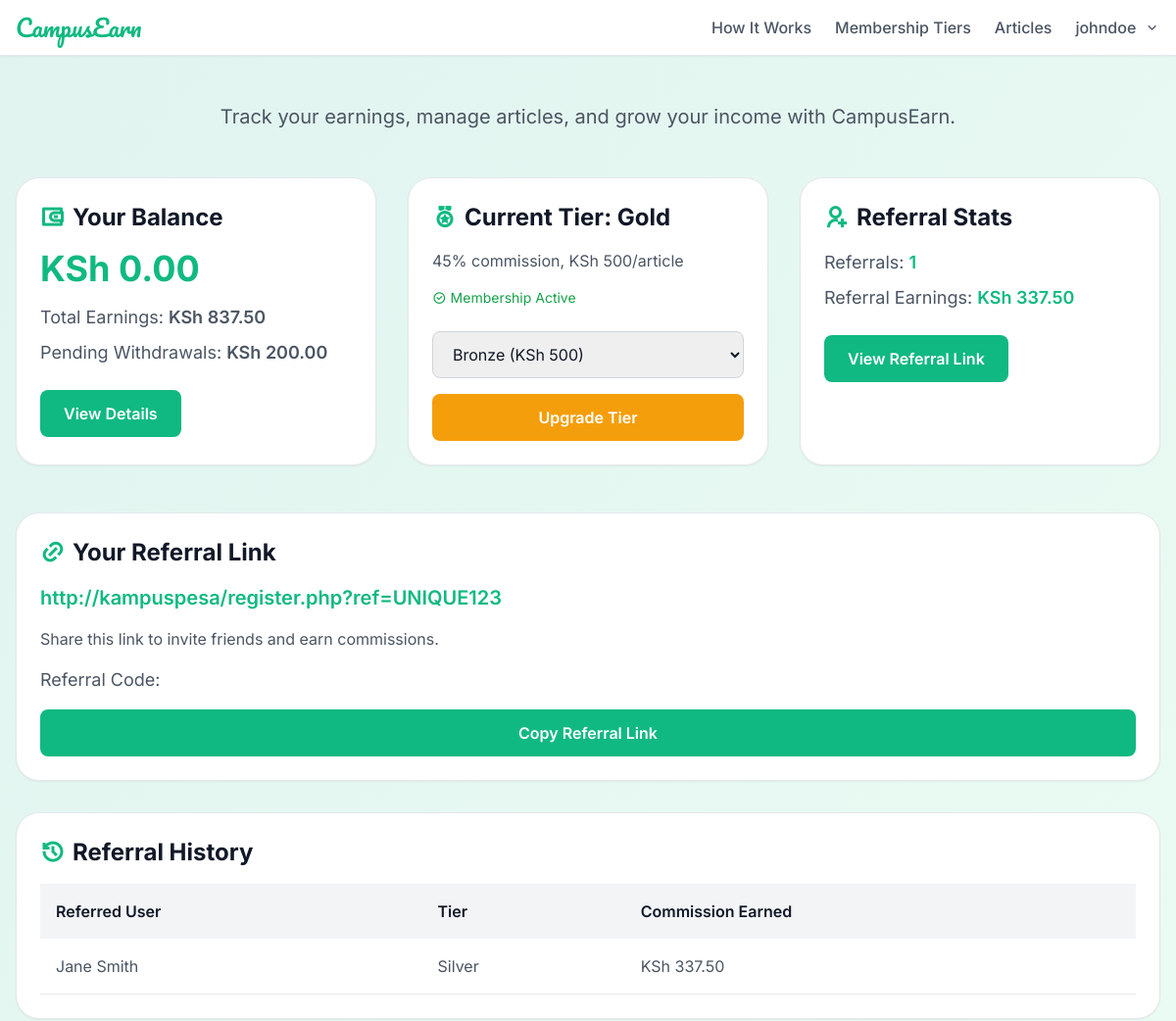
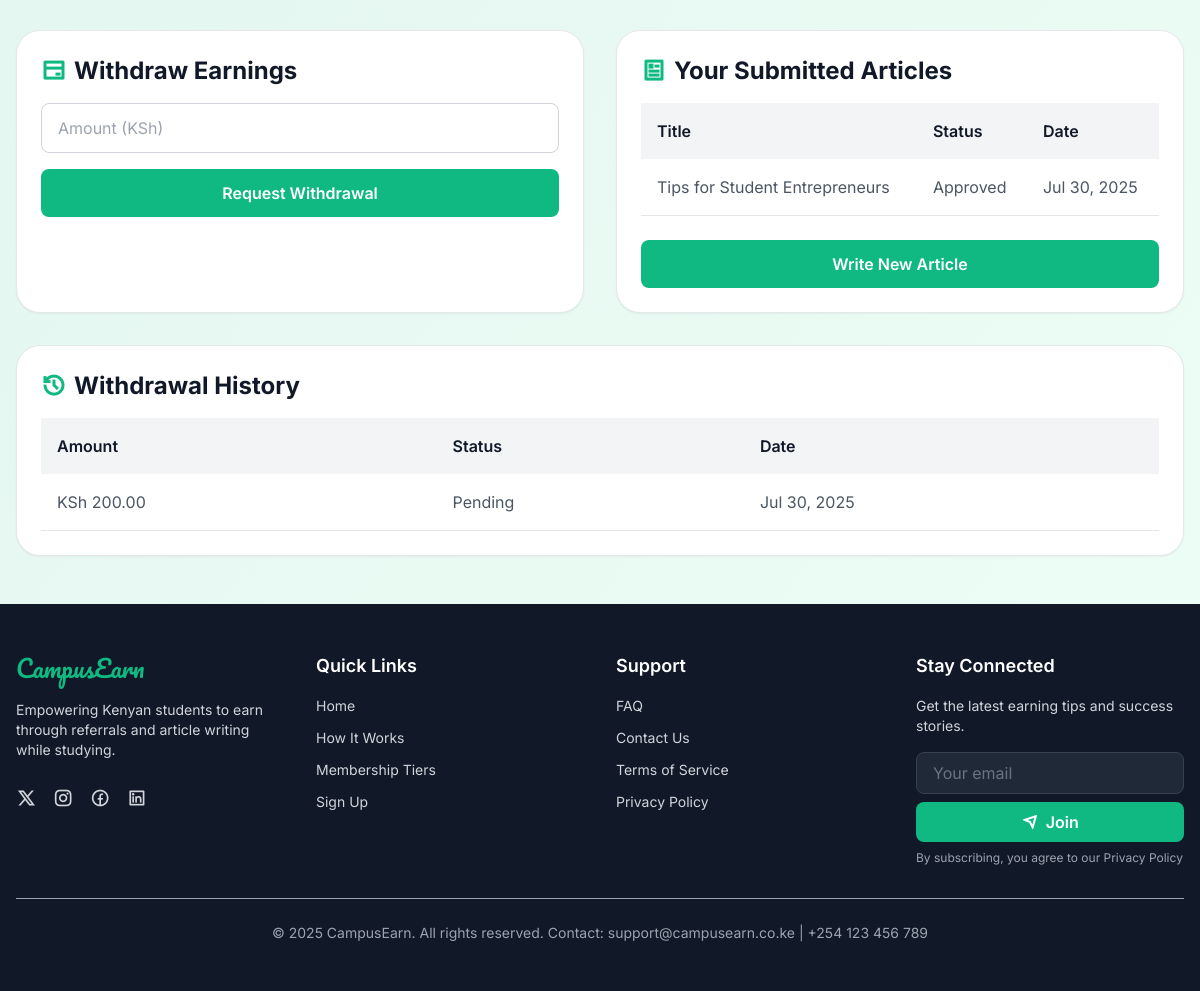
/dashboard.php (signed in), run on the app's committed database (2 pictures, top to bottom).
### tables this page shows
CREATE TABLE users (
    id INT AUTO_INCREMENT PRIMARY KEY,
    full_name VARCHAR(255) NOT NULL,
    username VARCHAR(50) NOT NULL UNIQUE,
    email VARCHAR(255) NOT NULL UNIQUE,
    phone VARCHAR(15) NOT NULL,
    password VARCHAR(255) NOT NULL,
    referrer_code VARCHAR(50),
    referrer_code_own VARCHAR(50) NOT NULL UNIQUE,
    tier ENUM('bronze', 'silver', 'gold') NOT NULL,
    payment_ref VARCHAR(50),
    payment_status ENUM('pending', 'completed') DEFAULT 'pending',
    balance DECIMAL(10, 2) DEFAULT 0.00,
    created_at DATETIME NOT NULL
);

CREATE TABLE earnings (
    id INT AUTO_INCREMENT PRIMARY KEY,
    user_id INT NOT NULL,
    amount DECIMAL(10, 2) NOT NULL,
    type ENUM('referral', 'article') NOT NULL,
    referred_user_id INT,  
    created_at DATETIME NOT NULL,
    FOREIGN KEY (user_id) REFERENCES users(id),
    FOREIGN KEY (referred_user_id) REFERENCES users(id)
);

CREATE TABLE articles (
    id INT AUTO_INCREMENT PRIMARY KEY,
    user_id INT NOT NULL,
    title VARCHAR(255) NOT NULL,
    content TEXT NOT NULL,
    category ENUM('student_life', 'entrepreneurship', 'product_promotion') NOT NULL,
    status ENUM('pending', 'approved', 'rejected') DEFAULT 'pending',
    created_at DATETIME NOT NULL,
    FOREIGN KEY (user_id) REFERENCES users(id)
);

CREATE TABLE withdrawals (
    id INT AUTO_INCREMENT PRIMARY KEY,
    user_id INT NOT NULL,
    amount DECIMAL(10, 2) NOT NULL,
    status ENUM('pending', 'completed', 'rejected') DEFAULT 'pending',
    created_at DATETIME NOT NULL,
    FOREIGN KEY (user_id) REFERENCES users(id)
);

### dashboard.php (the view, shortened to what this page needs)
<?php
require_once 'config.php';
$stmt = $conn->prepare("SELECT full_name, username, tier, payment_status, referrer_code_own, balance FROM users WHERE id = ?");
$stmt->bind_param("i", $_SESSION['user_id']);
$stmt->execute();
$user = $stmt->get_result()->fetch_assoc();
$earnings_stmt = $conn->prepare("SELECT SUM(amount) as total_earnings, SUM(CASE WHEN type = 'referral' THEN amount ELSE 0 END) as referral_earnings FROM earnings WHERE user_id = ?");
if (!$earnings_stmt) {
    error_log("Database error: Unable to prepare earnings query: " . $conn->error);
    $error = "Database error: Unable to fetch earnings.";
    $total_earnings = 0;
    $referral_earnings = 0;
} else {
    $earnings_stmt->bind_param("i", $_SESSION['user_id']);
    $earnings_stmt->execute();
    $earnings_data = $earnings_stmt->get_result()->fetch_assoc();
    $total_earnings = $earnings_data['total_earnings'] ?? 0;
    $referral_earnings = $earnings_data['referral_earnings'] ?? 0;
}
$referral_stmt = $conn->prepare("
    SELECT u2.id, u2.full_name, u2.tier, e.amount as commission
    FROM users u1
    JOIN users u2 ON u2.referrer_code = u1.referrer_code_own
    LEFT JOIN earnings e ON e.referred_user_id = u2.id AND e.type = 'referral' AND e.user_id = u1.id
    WHERE u1.id = ?
");
if (!$referral_stmt) {
    error_log("Database error: Unable to prepare referral query: " . $conn->error);
    $error = $error ?? "Database error: Unable to fetch referral data.";
    $referral_count = 0;
    $referred_users = [];
} else {
    $referral_stmt->bind_param("i", $_SESSION['user_id']);
    $referral_stmt->execute();
    $referred_users = $referral_stmt->get_result()->fetch_all(MYSQLI_ASSOC);
    $referral_count = count($referred_users);
}
$articles_stmt = $conn->prepare("SELECT title, status, created_at FROM articles WHERE user_id = ? ORDER BY created_at DESC LIMIT 5");
if (!$articles_stmt) {
    error_log("Database error: Unable to prepare articles query: " . $conn->error);
    $error = $error ?? "Database error: Unable to fetch articles.";
    $articles = [];
} else {
    $articles_stmt->bind_param("i", $_SESSION['user_id']);
    $articles_stmt->execute();
    $articles = $articles_stmt->get_result()->fetch_all(MYSQLI_ASSOC);
}
$withdrawals_stmt = $conn->prepare("SELECT amount, status, created_at FROM withdrawals WHERE user_id = ? ORDER BY created_at DESC LIMIT 5");
if (!$withdrawals_stmt) {
    error_log("Database error: Unable to prepare withdrawals query: " . $conn->error);
    $error = $error ?? "Database error: Unable to fetch withdrawals.";
    $withdrawals = [];
} else {
    $withdrawals_stmt->bind_param("i", $_SESSION['user_id']);
    $withdrawals_stmt->execute();
    $withdrawals = $withdrawals_stmt->get_result()->fetch_all(MYSQLI_ASSOC);
}
$pending_withdrawals_stmt = $conn->prepare("SELECT SUM(amount) as pending_withdrawals FROM withdrawals WHERE user_id = ? AND status = 'pending'");
if (!$pending_withdrawals_stmt) {
    error_log("Database error: Unable to prepare pending withdrawals query: " . $conn->error);
    $error = $error ?? "Database error: Unable to fetch pending withdrawals.";
    $pending_withdrawals = 0;
} else {
    $pending_withdrawals_stmt->bind_param("i", $_SESSION['user_id']);
    $pending_withdrawals_stmt->execute();
    $pending_withdrawals = $pending_withdrawals_stmt->get_result()->fetch_assoc()['pending_withdrawals'] ?? 0;
}
$referral_link = "http://kampuspesa/register.php?ref=" . urlencode($user['referrer_code_own']);
?>
<?php include 'header.php'; ?>
<section class="px-4 py-12 bg-gradient-to-br from-primary/10 to-emerald-50">
  <div class="max-w-7xl mx-auto">
    <div class="text-center mb-12">
      <p class="text-xl text-gray-600">Track your earnings, manage articles, and grow your income with CampusEarn.</p>
    </div>
    <div class="grid grid-cols-1 md:grid-cols-3 gap-8 mb-12">
      <div class="bg-white rounded-2xl shadow-sm border border-gray-200 p-6">
        <h2 class="text-2xl font-bold text-gray-900 mb-4 flex items-center">
          <i class="ri-wallet-3-line text-primary mr-2"></i> Your Balance
        </h2>
        <p class="text-4xl font-bold text-primary mb-4">KSh <?php echo number_format($user['balance'] ?? 0, 2); ?></p>
        <p class="text-lg text-gray-600 mb-2">Total Earnings: <span class="font-semibold">KSh <?php echo number_format($total_earnings, 2); ?></span></p>
        <p class="text-lg text-gray-600 mb-6">Pending Withdrawals: <span class="font-semibold">KSh <?php echo number_format($pending_withdrawals, 2); ?></span></p>
        <button class="bg-primary text-white px-6 py-3 rounded-button font-semibold hover:bg-emerald-600 transition-colors">View Details</button>
      </div>
      <div class="bg-white rounded-2xl shadow-sm border border-gray-200 p-6">
        <h2 class="text-2xl font-bold text-gray-900 mb-4 flex items-center">
          <i class="ri-medal-line text-primary mr-2"></i> Current Tier: <?php echo ucfirst($user['tier'] ?? 'Unknown'); ?>
        </h2>
        <p class="text-gray-600 mb-4">
          <?php echo ($user['tier'] ?? '') == 'bronze' ? '20% referral commission' : (($user['tier'] ?? '') == 'silver' ? '30% commission, KSh 300/article' : '45% commission, KSh 500/article'); ?>
        </p>
        <p class="text-sm text-green-600 mb-6 flex items-center">
          <i class="ri-checkbox-circle-line mr-1"></i> Membership Active
        </p>
        <form method="POST" class="space-y-4">
          <select name="new_tier" class="w-full px-4 py-3 rounded-button border border-gray-300 focus:outline-none focus:ring-2 focus:ring-primary text-gray-900">
            <option value="bronze" <?php echo ($user['tier'] ?? '') == 'bronze' ? 'disabled' : ''; ?>>Bronze (KSh 500)</option>
          </select>
          <button type="submit" name="upgrade_tier" class="w-full bg-secondary text-white px-6 py-3 rounded-button font-semibold hover:bg-yellow-600 transition-colors">Upgrade Tier</button>
        </form>
      </div>
      <div class="bg-white rounded-2xl shadow-sm border border-gray-200 p-6">
        <h2 class="text-2xl font-bold text-gray-900 mb-4 flex items-center">
          <i class="ri-user-add-line text-primary mr-2"></i> Referral Stats
        </h2>
        <p class="text-lg text-gray-600 mb-2">Referrals: <span class="font-semibold text-primary"><?php echo $referral_count; ?></span></p>
        <p class="text-lg text-gray-600 mb-6">Referral Earnings: <span class="font-semibold text-primary">KSh <?php echo number_format($referral_earnings, 2); ?></span></p>
        <a href="#referral-link" class="inline-block bg-primary text-white px-6 py-3 rounded-button font-semibold hover:bg-emerald-600 transition-colors">View Referral Link</a>
      </div>
    </div>
    <div class="bg-white rounded-2xl shadow-sm border border-gray-200 p-6 mb-8" id="referral-link">
      <h2 class="text-2xl font-bold text-gray-900 mb-4 flex items-center">
        <i class="ri-link text-primary mr-2"></i> Your Referral Link
      </h2>
      <p class="text-xl font-semibold text-primary mb-4"><?php echo htmlspecialchars($referral_link); ?></p>
      <p class="text-gray-600 mb-4">Share this link to invite friends and earn commissions.</p>
      <p class="text-lg text-gray-600 mb-4">Referral Code: <span class="font-semibold text-primary"><?php echo htmlspecialchars($user['referrer_code_own'] ?? ''); ?></span></p>
      <button onclick="copyToClipboard('<?php echo htmlspecialchars($referral_link); ?>')" class="w-full bg-primary text-white px-6 py-3 rounded-button font-semibold hover:bg-emerald-600 transition-colors">Copy Referral Link</button>
    </div>
    <div class="bg-white rounded-2xl shadow-sm border border-gray-200 p-6 mb-8">
      <h2 class="text-2xl font-bold text-gray-900 mb-4 flex items-center">
        <i class="ri-history-line text-primary mr-2"></i> Referral History
      </h2>
      <?php if (empty($referred_users)) { ?>
        <p class="text-gray-600">No referrals yet. Share your referral link to start earning!</p>
      <?php } else { ?>
        <table class="w-full text-left border-collapse">
          <thead>
            <tr class="bg-gray-100">
              <th class="p-4 text-gray-900 font-semibold">Referred User</th>
              <th class="p-4 text-gray-900 font-semibold">Tier</th>
              <th class="p-4 text-gray-900 font-semibold">Commission Earned</th>
            </tr>
          </thead>
          <tbody>
            <?php foreach ($referred_users as $referred_user) { ?>
              <tr class="border-b border-gray-200">
                <td class="p-4 text-gray-600"><?php echo htmlspecialchars($referred_user['full_name'] ?? 'Unknown'); ?></td>
                <td class="p-4 text-gray-600"><?php echo ucfirst($referred_user['tier'] ?? 'Unknown'); ?></td>
                <td class="p-4 text-gray-600">KSh <?php echo number_format($referred_user['commission'] ?? 0, 2); ?></td>
              </tr>
            <?php } ?>
          </tbody>
        </table>
      <?php } ?>
    </div>
    <div class="grid grid-cols-1 md:grid-cols-2 gap-8">
      <div class="bg-white rounded-2xl shadow-sm border border-gray-200 p-6">
        <h2 class="text-2xl font-bold text-gray-900 mb-4 flex items-center">
          <i class="ri-bank-card-line text-primary mr-2"></i> Withdraw Earnings
        </h2>
        <form method="POST" class="space-y-4">
          <input type="number" name="amount" placeholder="Amount (KSh)" min="1" max="<?php echo $user['balance'] ?? 0; ?>" class="w-full px-4 py-3 rounded-button border border-gray-300 focus:outline-none focus:ring-2 focus:ring-primary text-gray-900" required>
          <button type="submit" name="withdraw" class="w-full bg-primary text-white px-6 py-3 rounded-button font-semibold hover:bg-emerald-600 transition-colors">Request Withdrawal</button>
        </form>
      </div>
      <div class="bg-white rounded-2xl shadow-sm border border-gray-200 p-6">
        <h2 class="text-2xl font-bold text-gray-900 mb-4 flex items-center">
          <i class="ri-article-line text-primary mr-2"></i> Your Submitted Articles
        </h2>
        <table class="w-full text-left border-collapse">
          <thead>
            <tr class="bg-gray-100">
              <th class="p-4 text-gray-900 font-semibold">Title</th>
              <th class="p-4 text-gray-900 font-semibold">Status</th>
              <th class="p-4 text-gray-900 font-semibold">Date</th>
            </tr>
          </thead>
          <tbody>
            <?php foreach ($articles as $article) { ?>
            <tr class="border-b border-gray-200">
              <td class="p-4 text-gray-600"><?php echo htmlspecialchars($article['title'] ?? ''); ?></td>
              <td class="p-4 text-gray-600"><?php echo ucfirst($article['status'] ?? 'Unknown'); ?></td>
              <td class="p-4 text-gray-600"><?php echo isset($article['created_at']) ? date('M d, Y', strtotime($article['created_at'])) : 'N/A'; ?></td>
            </tr>
            <?php } ?>
          </tbody>
        </table>
        <a href="write_article.php" class="mt-6 inline-block w-full bg-primary text-white px-6 py-3 rounded-button font-semibold hover:bg-emerald-600 transition-colors text-center">Write New Article</a>
      </div>
    </div>
    <div class="bg-white rounded-2xl shadow-sm border border-gray-200 p-6 mt-8">
      <h2 class="text-2xl font-bold text-gray-900 mb-4 flex items-center">
        <i class="ri-history-line text-primary mr-2"></i> Withdrawal History
      </h2>
      <table class="w-full text-left border-collapse">
        <thead>
          <tr class="bg-gray-100">
            <th class="p-4 text-gray-900 font-semibold">Amount</th>
            <th class="p-4 text-gray-900 font-semibold">Status</th>
            <th class="p-4 text-gray-900 font-semibold">Date</th>
          </tr>
        </thead>
        <tbody>
          <?php foreach ($withdrawals as $withdrawal) { ?>
          <tr class="border-b border-gray-200">
            <td class="p-4 text-gray-600">KSh <?php echo number_format($withdrawal['amount'] ?? 0, 2); ?></td>
            <td class="p-4 text-gray-600"><?php echo ucfirst($withdrawal['status'] ?? 'Unknown'); ?></td>
            <td class="p-4 text-gray-600"><?php echo isset($withdrawal['created_at']) ? date('M d, Y', strtotime($withdrawal['created_at'])) : 'N/A'; ?></td>
          </tr>
          <?php } ?>
        </tbody>
      </table>
    </div>
  </div>
</section>
<?php include 'footer.php'; ?>

### header.php (shortened to what this page needs)
<?php
require_once 'config.php';
$user = null;
if (isset($_SESSION['user_id'])) {
    $stmt = $conn->prepare("SELECT username, tier FROM users WHERE id = ?");
    $stmt->bind_param("i", $_SESSION['user_id']);
    $stmt->execute();
    $user = $stmt->get_result()->fetch_assoc();
}
?>
<!DOCTYPE html>
<html lang="en">
<head>
    <script src="https://cdn.tailwindcss.com/3.4.16"></script>
    <link rel="stylesheet" href="https://cdnjs.cloudflare.com/ajax/libs/remixicon/4.6.0/remixicon.min.css">
    <link rel="stylesheet" href="style.css">
</head>
<body class="bg-gray-50 min-h-screen font-inter">
    <header class="bg-white shadow-sm border-b border-gray-200 sticky top-0 z-50">
        <div class="px-4 py-3">
            <div class="flex items-center justify-between">
                <div class="flex items-center space-x-4">
                    <h1 class="text-2xl font-['Pacifico'] text-primary">CampusEarn</h1>
                </div>
                <nav class="hidden md:flex items-center space-x-6">
                    <a href="how_it_works.php" class="text-gray-600 hover:text-primary font-medium">How It Works</a>
                    <a href="index.php#tiers" class="text-gray-600 hover:text-primary font-medium">Membership Tiers</a>
                    <a href="articles.php" class="text-gray-600 hover:text-primary font-medium">Articles</a>
                    <?php if (isset($_SESSION['user_id'])) { ?>
                        <div class="relative group">
                            <button class="flex items-center space-x-2 text-gray-600 hover:text-primary font-medium focus:outline-none" aria-haspopup="true" aria-expanded="false">
                                <span><?php echo htmlspecialchars($user['username']); ?></span>
                                <i class="ri-arrow-down-s-line"></i>
                            </button>
                        </div>
                    <?php } ?>
                </nav>
            </div>
        </div>
    </header>
</body>
</html>

### data on the page
users: username "johndoe", tier "Gold", referrer_code_own "http://kampuspesa/register.php?ref=UNIQUE123"
earnings: referred_user.full_name "Jane Smith", referred_user.tier "Silver", amount "337.50"
articles: title "Tips for Student Entrepreneurs", status "Approved", created_at "Jul 30, 2025"
withdrawals: amount "200.00", status "Pending", created_at "Jul 30, 2025"

### other printed values
$user['balance'] "0.00"
$total_earnings "837.50"
$pending_withdrawals "200.00"
$referral_count "1"
$referral_earnings "337.50"
